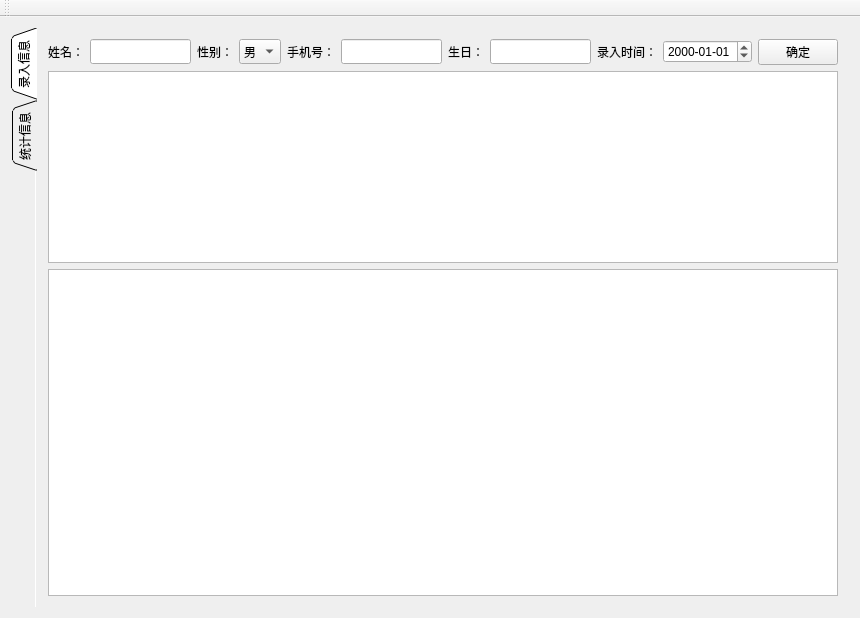
<?xml version="1.0" encoding="UTF-8"?>
<ui version="4.0">
 <class>MainWindow</class>
 <widget class="QMainWindow" name="MainWindow">
  <property name="geometry">
   <rect>
    <x>0</x>
    <y>0</y>
    <width>860</width>
    <height>618</height>
   </rect>
  </property>
  <property name="windowTitle">
   <string>sign</string>
  </property>
  <property name="unifiedTitleAndToolBarOnMac">
   <bool>true</bool>
  </property>
  <widget class="QWidget" name="centralWidget">
   <layout class="QVBoxLayout" name="verticalLayout">
    <item>
     <widget class="QTabWidget" name="tabWidget">
      <property name="tabPosition">
       <enum>QTabWidget::West</enum>
      </property>
      <property name="tabShape">
       <enum>QTabWidget::Triangular</enum>
      </property>
      <property name="currentIndex">
       <number>0</number>
      </property>
      <property name="documentMode">
       <bool>true</bool>
      </property>
      <property name="tabBarAutoHide">
       <bool>true</bool>
      </property>
      <widget class="QWidget" name="tab">
       <attribute name="title">
        <string>录入信息</string>
       </attribute>
       <layout class="QVBoxLayout" name="verticalLayout_2">
        <item>
         <layout class="QHBoxLayout" name="horizontalLayout">
          <item>
           <widget class="QLabel" name="labelName">
            <property name="font">
             <font>
              <family>STFangsong</family>
             </font>
            </property>
            <property name="text">
             <string>姓名：</string>
            </property>
           </widget>
          </item>
          <item>
           <widget class="QLineEdit" name="lineEditName">
            <property name="font">
             <font>
              <family>STFangsong</family>
             </font>
            </property>
           </widget>
          </item>
          <item>
           <widget class="QLabel" name="labelGender">
            <property name="font">
             <font>
              <family>STFangsong</family>
             </font>
            </property>
            <property name="text">
             <string>性别：</string>
            </property>
           </widget>
          </item>
          <item>
           <widget class="QComboBox" name="comboBoxGender">
            <property name="font">
             <font>
              <family>STFangsong</family>
             </font>
            </property>
            <item>
             <property name="text">
              <string>男</string>
             </property>
            </item>
            <item>
             <property name="text">
              <string>女</string>
             </property>
            </item>
           </widget>
          </item>
          <item>
           <widget class="QLabel" name="labelPhone">
            <property name="font">
             <font>
              <family>STFangsong</family>
             </font>
            </property>
            <property name="text">
             <string>手机号：</string>
            </property>
           </widget>
          </item>
          <item>
           <widget class="QLineEdit" name="lineEditPhone">
            <property name="font">
             <font>
              <family>STFangsong</family>
             </font>
            </property>
           </widget>
          </item>
          <item>
           <widget class="QLabel" name="labelBirth">
            <property name="font">
             <font>
              <family>STFangsong</family>
             </font>
            </property>
            <property name="text">
             <string>生日：</string>
            </property>
           </widget>
          </item>
          <item>
           <widget class="QLineEdit" name="lineEditBirth">
            <property name="font">
             <font>
              <family>STFangsong</family>
             </font>
            </property>
           </widget>
          </item>
          <item>
           <widget class="QLabel" name="label">
            <property name="font">
             <font>
              <family>STFangsong</family>
             </font>
            </property>
            <property name="text">
             <string>录入时间：</string>
            </property>
           </widget>
          </item>
          <item>
           <widget class="QDateTimeEdit" name="dateTimeEdit">
            <property name="displayFormat">
             <string>yyyy-MM-dd</string>
            </property>
           </widget>
          </item>
          <item>
           <widget class="QPushButton" name="pushButtonOK">
            <property name="font">
             <font>
              <family>STFangsong</family>
             </font>
            </property>
            <property name="text">
             <string>确定</string>
            </property>
            <property name="flat">
             <bool>false</bool>
            </property>
           </widget>
          </item>
         </layout>
        </item>
        <item>
         <widget class="QTableView" name="tableViewChoose">
          <property name="sizePolicy">
           <sizepolicy hsizetype="Expanding" vsizetype="Fixed">
            <horstretch>0</horstretch>
            <verstretch>0</verstretch>
           </sizepolicy>
          </property>
          <property name="editTriggers">
           <set>QAbstractItemView::AnyKeyPressed|QAbstractItemView::DoubleClicked|QAbstractItemView::EditKeyPressed|QAbstractItemView::SelectedClicked</set>
          </property>
          <property name="alternatingRowColors">
           <bool>true</bool>
          </property>
         </widget>
        </item>
        <item>
         <widget class="QTableView" name="tableView"/>
        </item>
       </layout>
      </widget>
      <widget class="QWidget" name="tab_2">
       <attribute name="title">
        <string>统计信息</string>
       </attribute>
      </widget>
     </widget>
    </item>
   </layout>
  </widget>
  <widget class="QToolBar" name="mainToolBar">
   <attribute name="toolBarArea">
    <enum>TopToolBarArea</enum>
   </attribute>
   <attribute name="toolBarBreak">
    <bool>false</bool>
   </attribute>
  </widget>
 </widget>
 <layoutdefault spacing="6" margin="11"/>
 <tabstops>
  <tabstop>lineEditName</tabstop>
  <tabstop>comboBoxGender</tabstop>
  <tabstop>lineEditPhone</tabstop>
  <tabstop>lineEditBirth</tabstop>
  <tabstop>dateTimeEdit</tabstop>
  <tabstop>pushButtonOK</tabstop>
  <tabstop>tableViewChoose</tabstop>
  <tabstop>tableView</tabstop>
  <tabstop>tabWidget</tabstop>
 </tabstops>
 <resources/>
 <connections/>
</ui>
